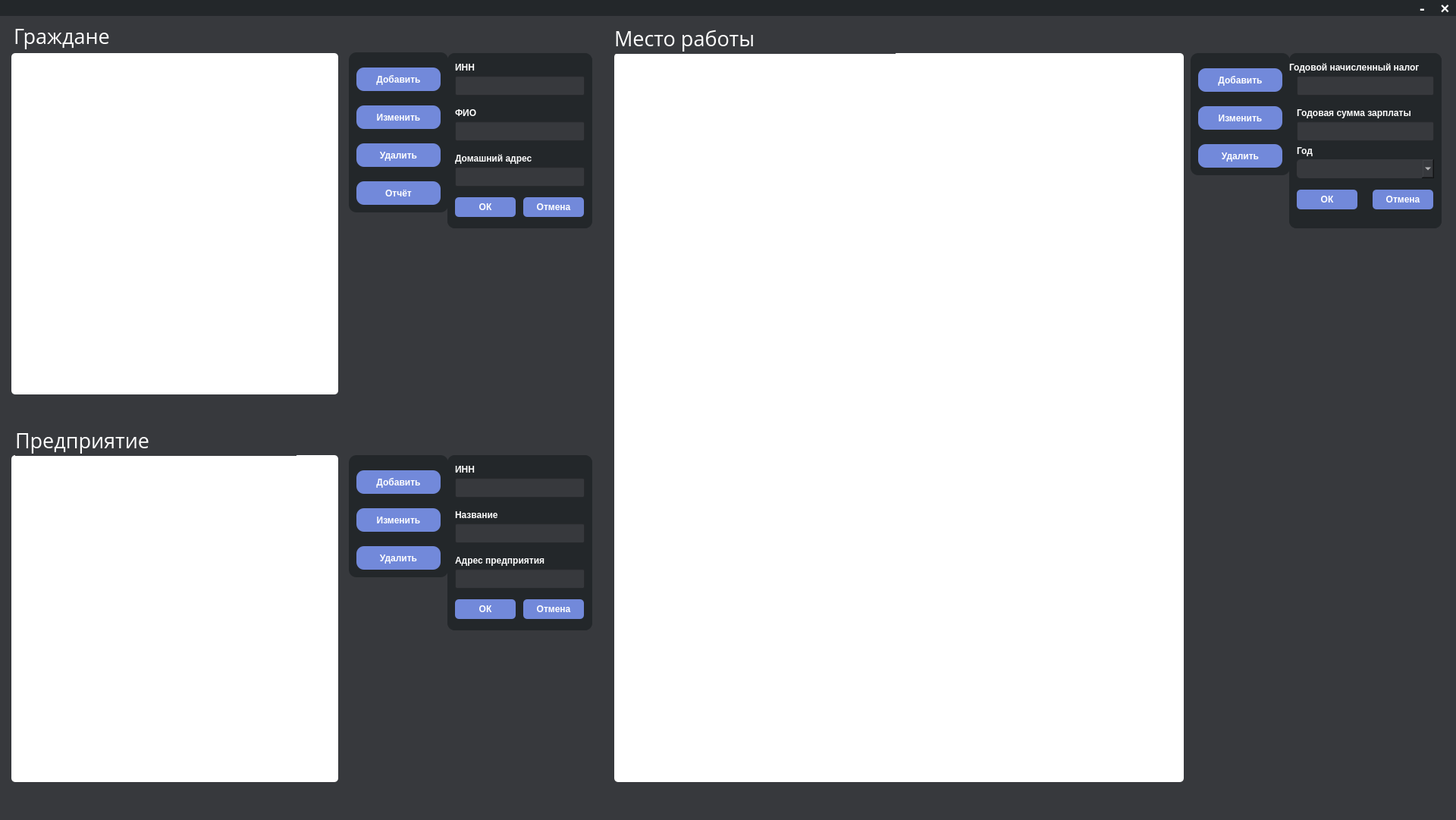
<?xml version="1.0" encoding="UTF-8"?>
<ui version="4.0">
 <class>MainWindow</class>
 <widget class="QMainWindow" name="MainWindow">
  <property name="geometry">
   <rect>
    <x>0</x>
    <y>0</y>
    <width>1920</width>
    <height>1081</height>
   </rect>
  </property>
  <property name="font">
   <font>
    <family>Open Sans</family>
    <weight>50</weight>
    <bold>false</bold>
   </font>
  </property>
  <property name="windowTitle">
   <string>MainWindow</string>
  </property>
  <property name="styleSheet">
   <string notr="true">color: rgb(255, 255, 255);
background-color: 	#37393D;
</string>
  </property>
  <widget class="QWidget" name="centralwidget">
   <widget class="QTableView" name="tableView">
    <property name="geometry">
     <rect>
      <x>15</x>
      <y>70</y>
      <width>431</width>
      <height>450</height>
     </rect>
    </property>
    <property name="styleSheet">
     <string notr="true">QTableView{
	background-color: 	#FFFFFF;
	border: 2px outset 	#23272A;
	border-radius: 5px;
	color: rgb(0, 0, 0);
	selection-background-color: rgb(114, 137, 218);
}
</string>
    </property>
   </widget>
   <widget class="QTableView" name="tableView_2">
    <property name="geometry">
     <rect>
      <x>15</x>
      <y>600</y>
      <width>431</width>
      <height>431</height>
     </rect>
    </property>
    <property name="styleSheet">
     <string notr="true">QTableView{
	background-color: 	#FFFFFF;
	border: 2px outset 	#23272A;
	border-radius: 5px;
	color: rgb(0, 0, 0);
	selection-background-color: rgb(114, 137, 218);
}
</string>
    </property>
   </widget>
   <widget class="QTableView" name="tableView_3">
    <property name="geometry">
     <rect>
      <x>810</x>
      <y>70</y>
      <width>751</width>
      <height>961</height>
     </rect>
    </property>
    <property name="styleSheet">
     <string notr="true">QTableView{
	background-color: 	#FFFFFF;
	border: 2px outset 	#23272A;
	border-radius: 5px;
	color: rgb(0, 0, 0);
	selection-background-color: rgb(114, 137, 218);
}
</string>
    </property>
   </widget>
   <widget class="QLabel" name="label">
    <property name="geometry">
     <rect>
      <x>0</x>
      <y>0</y>
      <width>1921</width>
      <height>21</height>
     </rect>
    </property>
    <property name="styleSheet">
     <string notr="true">background-color: 	#23272A;</string>
    </property>
    <property name="text">
     <string/>
    </property>
   </widget>
   <widget class="QPushButton" name="close_btn">
    <property name="geometry">
     <rect>
      <x>1890</x>
      <y>0</y>
      <width>31</width>
      <height>21</height>
     </rect>
    </property>
    <property name="font">
     <font>
      <pointsize>15</pointsize>
      <weight>75</weight>
      <bold>true</bold>
     </font>
    </property>
    <property name="styleSheet">
     <string notr="true">QPushButton{
	background-color: rgba(255, 255, 255, 0);
	border: none;
	color: white;
}
QPushButton::hover{
	background-color: rgb(119, 118, 123);
}</string>
    </property>
    <property name="text">
     <string>×</string>
    </property>
   </widget>
   <widget class="QPushButton" name="minimize_btn">
    <property name="geometry">
     <rect>
      <x>1860</x>
      <y>0</y>
      <width>31</width>
      <height>21</height>
     </rect>
    </property>
    <property name="font">
     <font>
      <pointsize>15</pointsize>
      <weight>75</weight>
      <bold>true</bold>
     </font>
    </property>
    <property name="styleSheet">
     <string notr="true">QPushButton{
	background-color: rgba(255, 255, 255, 0);
	border: none;
	color: white;
}
QPushButton::hover{
	background-color: rgb(119, 118, 123);
}</string>
    </property>
    <property name="text">
     <string>-</string>
    </property>
   </widget>
   <widget class="QLabel" name="label_2">
    <property name="geometry">
     <rect>
      <x>18</x>
      <y>27</y>
      <width>371</width>
      <height>41</height>
     </rect>
    </property>
    <property name="font">
     <font>
      <family>Open Sans</family>
      <pointsize>20</pointsize>
     </font>
    </property>
    <property name="styleSheet">
     <string notr="true">color: rgb(255, 255, 255);</string>
    </property>
    <property name="text">
     <string>Граждане</string>
    </property>
   </widget>
   <widget class="QLabel" name="label_3">
    <property name="geometry">
     <rect>
      <x>810</x>
      <y>30</y>
      <width>371</width>
      <height>41</height>
     </rect>
    </property>
    <property name="font">
     <font>
      <family>Open Sans</family>
      <pointsize>20</pointsize>
     </font>
    </property>
    <property name="styleSheet">
     <string notr="true">color: rgb(255, 255, 255);</string>
    </property>
    <property name="text">
     <string>Место работы</string>
    </property>
   </widget>
   <widget class="QLabel" name="label_4">
    <property name="geometry">
     <rect>
      <x>20</x>
      <y>560</y>
      <width>371</width>
      <height>41</height>
     </rect>
    </property>
    <property name="font">
     <font>
      <family>Open Sans</family>
      <pointsize>20</pointsize>
     </font>
    </property>
    <property name="styleSheet">
     <string notr="true">color: rgb(255, 255, 255);</string>
    </property>
    <property name="text">
     <string>Предприятие</string>
    </property>
   </widget>
   <widget class="QLabel" name="label_5">
    <property name="geometry">
     <rect>
      <x>150</x>
      <y>27</y>
      <width>41</width>
      <height>41</height>
     </rect>
    </property>
    <property name="styleSheet">
     <string notr="true">image: url(images/citizen); </string>
    </property>
    <property name="text">
     <string/>
    </property>
   </widget>
   <widget class="QLabel" name="label_6">
    <property name="geometry">
     <rect>
      <x>1000</x>
      <y>30</y>
      <width>41</width>
      <height>41</height>
     </rect>
    </property>
    <property name="styleSheet">
     <string notr="true">image: url(images/work); </string>
    </property>
    <property name="text">
     <string/>
    </property>
   </widget>
   <widget class="QLabel" name="label_7">
    <property name="geometry">
     <rect>
      <x>200</x>
      <y>560</y>
      <width>41</width>
      <height>41</height>
     </rect>
    </property>
    <property name="styleSheet">
     <string notr="true">image: url(images/company); </string>
    </property>
    <property name="text">
     <string/>
    </property>
   </widget>
   <widget class="QGroupBox" name="groupBox">
    <property name="geometry">
     <rect>
      <x>460</x>
      <y>69</y>
      <width>131</width>
      <height>211</height>
     </rect>
    </property>
    <property name="styleSheet">
     <string notr="true">QGroupBox{
	
	background-color:  	#23272A;
	border-radius: 10px;
}
QPushButton{
	background-color: 	#7289DA;
	border: none;
	color: white;
	border-radius: 10px;
}
QPushButton::hover{
	background-color: rgb(151, 168, 226);
}</string>
    </property>
    <property name="title">
     <string/>
    </property>
    <widget class="QPushButton" name="add">
     <property name="geometry">
      <rect>
       <x>10</x>
       <y>20</y>
       <width>111</width>
       <height>31</height>
      </rect>
     </property>
     <property name="font">
      <font>
       <weight>75</weight>
       <bold>true</bold>
      </font>
     </property>
     <property name="cursor">
      <cursorShape>PointingHandCursor</cursorShape>
     </property>
     <property name="styleSheet">
      <string notr="true"/>
     </property>
     <property name="text">
      <string>Добавить</string>
     </property>
    </widget>
    <widget class="QPushButton" name="change">
     <property name="geometry">
      <rect>
       <x>10</x>
       <y>70</y>
       <width>111</width>
       <height>31</height>
      </rect>
     </property>
     <property name="font">
      <font>
       <weight>75</weight>
       <bold>true</bold>
      </font>
     </property>
     <property name="cursor">
      <cursorShape>PointingHandCursor</cursorShape>
     </property>
     <property name="text">
      <string>Изменить</string>
     </property>
    </widget>
    <widget class="QPushButton" name="delete_btn">
     <property name="geometry">
      <rect>
       <x>10</x>
       <y>120</y>
       <width>111</width>
       <height>31</height>
      </rect>
     </property>
     <property name="font">
      <font>
       <weight>75</weight>
       <bold>true</bold>
      </font>
     </property>
     <property name="cursor">
      <cursorShape>PointingHandCursor</cursorShape>
     </property>
     <property name="text">
      <string>Удалить</string>
     </property>
    </widget>
    <widget class="QPushButton" name="report">
     <property name="geometry">
      <rect>
       <x>10</x>
       <y>170</y>
       <width>111</width>
       <height>31</height>
      </rect>
     </property>
     <property name="font">
      <font>
       <weight>75</weight>
       <bold>true</bold>
      </font>
     </property>
     <property name="cursor">
      <cursorShape>PointingHandCursor</cursorShape>
     </property>
     <property name="text">
      <string>Отчёт</string>
     </property>
    </widget>
   </widget>
   <widget class="QGroupBox" name="groupBox_2">
    <property name="geometry">
     <rect>
      <x>460</x>
      <y>600</y>
      <width>131</width>
      <height>161</height>
     </rect>
    </property>
    <property name="styleSheet">
     <string notr="true">QGroupBox{
	
	background-color:  	#23272A;
	border-radius: 10px;
}
QPushButton{
	background-color: 	#7289DA;
	border: none;
	color: white;
	border-radius: 10px;
}
QPushButton::hover{
	background-color: rgb(151, 168, 226);
}</string>
    </property>
    <property name="title">
     <string/>
    </property>
    <widget class="QPushButton" name="add_2">
     <property name="geometry">
      <rect>
       <x>10</x>
       <y>20</y>
       <width>111</width>
       <height>31</height>
      </rect>
     </property>
     <property name="font">
      <font>
       <weight>75</weight>
       <bold>true</bold>
      </font>
     </property>
     <property name="cursor">
      <cursorShape>PointingHandCursor</cursorShape>
     </property>
     <property name="text">
      <string>Добавить</string>
     </property>
    </widget>
    <widget class="QPushButton" name="change_2">
     <property name="geometry">
      <rect>
       <x>10</x>
       <y>70</y>
       <width>111</width>
       <height>31</height>
      </rect>
     </property>
     <property name="font">
      <font>
       <weight>75</weight>
       <bold>true</bold>
      </font>
     </property>
     <property name="cursor">
      <cursorShape>PointingHandCursor</cursorShape>
     </property>
     <property name="text">
      <string>Изменить</string>
     </property>
    </widget>
    <widget class="QPushButton" name="delete_btn_2">
     <property name="geometry">
      <rect>
       <x>10</x>
       <y>120</y>
       <width>111</width>
       <height>31</height>
      </rect>
     </property>
     <property name="font">
      <font>
       <weight>75</weight>
       <bold>true</bold>
      </font>
     </property>
     <property name="cursor">
      <cursorShape>PointingHandCursor</cursorShape>
     </property>
     <property name="text">
      <string>Удалить</string>
     </property>
    </widget>
   </widget>
   <widget class="QGroupBox" name="groupBox_3">
    <property name="geometry">
     <rect>
      <x>1570</x>
      <y>70</y>
      <width>131</width>
      <height>161</height>
     </rect>
    </property>
    <property name="styleSheet">
     <string notr="true">QGroupBox{
	
	background-color:  	#23272A;
	border-radius: 10px;
}
QPushButton{
	background-color: 	#7289DA;
	border: none;
	color: white;
	border-radius: 10px;
}
QPushButton::hover{
	background-color: rgb(151, 168, 226);
}</string>
    </property>
    <property name="title">
     <string/>
    </property>
    <widget class="QPushButton" name="add_3">
     <property name="geometry">
      <rect>
       <x>10</x>
       <y>20</y>
       <width>111</width>
       <height>31</height>
      </rect>
     </property>
     <property name="font">
      <font>
       <weight>75</weight>
       <bold>true</bold>
      </font>
     </property>
     <property name="cursor">
      <cursorShape>PointingHandCursor</cursorShape>
     </property>
     <property name="text">
      <string>Добавить</string>
     </property>
    </widget>
    <widget class="QPushButton" name="change_3">
     <property name="geometry">
      <rect>
       <x>10</x>
       <y>70</y>
       <width>111</width>
       <height>31</height>
      </rect>
     </property>
     <property name="font">
      <font>
       <weight>75</weight>
       <bold>true</bold>
      </font>
     </property>
     <property name="cursor">
      <cursorShape>PointingHandCursor</cursorShape>
     </property>
     <property name="text">
      <string>Изменить</string>
     </property>
    </widget>
    <widget class="QPushButton" name="delete_btn_3">
     <property name="geometry">
      <rect>
       <x>10</x>
       <y>120</y>
       <width>111</width>
       <height>31</height>
      </rect>
     </property>
     <property name="font">
      <font>
       <weight>75</weight>
       <bold>true</bold>
      </font>
     </property>
     <property name="cursor">
      <cursorShape>PointingHandCursor</cursorShape>
     </property>
     <property name="text">
      <string>Удалить</string>
     </property>
    </widget>
   </widget>
   <widget class="QGroupBox" name="groupBox_create">
    <property name="geometry">
     <rect>
      <x>590</x>
      <y>70</y>
      <width>191</width>
      <height>231</height>
     </rect>
    </property>
    <property name="font">
     <font>
      <weight>50</weight>
      <bold>false</bold>
     </font>
    </property>
    <property name="styleSheet">
     <string notr="true">QGroupBox{
	
	background-color:  	#23272A;
	border-radius: 10px;
}
QLabel{
	
	background-color: rgba(255, 255, 255, 0);
}
QPushButton{
	border-radius: 5px;
	background-color: #7289DA;
	border: none;
	color: white;
}
QPushButton::hover{

	background-color: rgb(151, 168, 226);
}</string>
    </property>
    <property name="title">
     <string/>
    </property>
    <widget class="QLineEdit" name="inn_line">
     <property name="geometry">
      <rect>
       <x>10</x>
       <y>30</y>
       <width>171</width>
       <height>26</height>
      </rect>
     </property>
     <property name="styleSheet">
      <string notr="true">color: rgb(255, 255, 255);</string>
     </property>
    </widget>
    <widget class="QLineEdit" name="fio_line">
     <property name="geometry">
      <rect>
       <x>10</x>
       <y>90</y>
       <width>171</width>
       <height>26</height>
      </rect>
     </property>
     <property name="styleSheet">
      <string notr="true">color: rgb(255, 255, 255);</string>
     </property>
    </widget>
    <widget class="QLineEdit" name="address_line">
     <property name="geometry">
      <rect>
       <x>10</x>
       <y>150</y>
       <width>171</width>
       <height>26</height>
      </rect>
     </property>
     <property name="styleSheet">
      <string notr="true">color: rgb(255, 255, 255);</string>
     </property>
    </widget>
    <widget class="QPushButton" name="ok">
     <property name="geometry">
      <rect>
       <x>10</x>
       <y>190</y>
       <width>80</width>
       <height>26</height>
      </rect>
     </property>
     <property name="font">
      <font>
       <weight>75</weight>
       <bold>true</bold>
      </font>
     </property>
     <property name="cursor">
      <cursorShape>PointingHandCursor</cursorShape>
     </property>
     <property name="text">
      <string>ОК</string>
     </property>
    </widget>
    <widget class="QPushButton" name="cancel">
     <property name="geometry">
      <rect>
       <x>100</x>
       <y>190</y>
       <width>80</width>
       <height>26</height>
      </rect>
     </property>
     <property name="font">
      <font>
       <weight>75</weight>
       <bold>true</bold>
      </font>
     </property>
     <property name="cursor">
      <cursorShape>PointingHandCursor</cursorShape>
     </property>
     <property name="text">
      <string>Отмена</string>
     </property>
    </widget>
    <widget class="QLabel" name="label_8">
     <property name="geometry">
      <rect>
       <x>10</x>
       <y>10</y>
       <width>59</width>
       <height>18</height>
      </rect>
     </property>
     <property name="font">
      <font>
       <weight>75</weight>
       <bold>true</bold>
      </font>
     </property>
     <property name="styleSheet">
      <string notr="true">color: rgb(255, 255, 255);
background-color: rgba(255, 255, 255, 0);</string>
     </property>
     <property name="text">
      <string>ИНН</string>
     </property>
    </widget>
    <widget class="QLabel" name="label_9">
     <property name="geometry">
      <rect>
       <x>10</x>
       <y>70</y>
       <width>59</width>
       <height>18</height>
      </rect>
     </property>
     <property name="font">
      <font>
       <weight>75</weight>
       <bold>true</bold>
      </font>
     </property>
     <property name="styleSheet">
      <string notr="true">color: rgb(255, 255, 255);
background-color: rgba(255, 255, 255, 0);</string>
     </property>
     <property name="text">
      <string>ФИО</string>
     </property>
    </widget>
    <widget class="QLabel" name="label_10">
     <property name="geometry">
      <rect>
       <x>10</x>
       <y>130</y>
       <width>111</width>
       <height>18</height>
      </rect>
     </property>
     <property name="font">
      <font>
       <weight>75</weight>
       <bold>true</bold>
      </font>
     </property>
     <property name="styleSheet">
      <string notr="true">color: rgb(255, 255, 255);
background-color: rgba(255, 255, 255, 0);</string>
     </property>
     <property name="text">
      <string>Домашний адрес</string>
     </property>
    </widget>
   </widget>
   <widget class="QGroupBox" name="groupBox_change">
    <property name="geometry">
     <rect>
      <x>590</x>
      <y>70</y>
      <width>191</width>
      <height>231</height>
     </rect>
    </property>
    <property name="styleSheet">
     <string notr="true">QGroupBox{
	
	background-color:  	#23272A;
	border-radius: 10px;
}
QLabel{
	
	background-color: rgba(255, 255, 255, 0);
}
QPushButton{
	border-radius: 5px;
	background-color: #7289DA;
	border: none;
	color: white;
}
QPushButton::hover{

	background-color: rgb(151, 168, 226);
}</string>
    </property>
    <property name="title">
     <string/>
    </property>
    <widget class="QLineEdit" name="inn_line_change">
     <property name="geometry">
      <rect>
       <x>10</x>
       <y>30</y>
       <width>171</width>
       <height>26</height>
      </rect>
     </property>
     <property name="styleSheet">
      <string notr="true">color: rgb(255, 255, 255);</string>
     </property>
    </widget>
    <widget class="QLineEdit" name="fio_line_change">
     <property name="geometry">
      <rect>
       <x>10</x>
       <y>90</y>
       <width>171</width>
       <height>26</height>
      </rect>
     </property>
     <property name="styleSheet">
      <string notr="true">color: rgb(255, 255, 255);</string>
     </property>
    </widget>
    <widget class="QLineEdit" name="address_line_change">
     <property name="geometry">
      <rect>
       <x>10</x>
       <y>150</y>
       <width>171</width>
       <height>26</height>
      </rect>
     </property>
     <property name="styleSheet">
      <string notr="true">color: rgb(255, 255, 255);</string>
     </property>
    </widget>
    <widget class="QPushButton" name="ok_change">
     <property name="geometry">
      <rect>
       <x>10</x>
       <y>190</y>
       <width>80</width>
       <height>26</height>
      </rect>
     </property>
     <property name="font">
      <font>
       <weight>75</weight>
       <bold>true</bold>
      </font>
     </property>
     <property name="cursor">
      <cursorShape>PointingHandCursor</cursorShape>
     </property>
     <property name="styleSheet">
      <string notr="true"/>
     </property>
     <property name="text">
      <string>ОК</string>
     </property>
    </widget>
    <widget class="QPushButton" name="cancel_change">
     <property name="geometry">
      <rect>
       <x>100</x>
       <y>190</y>
       <width>80</width>
       <height>26</height>
      </rect>
     </property>
     <property name="font">
      <font>
       <weight>75</weight>
       <bold>true</bold>
      </font>
     </property>
     <property name="cursor">
      <cursorShape>PointingHandCursor</cursorShape>
     </property>
     <property name="text">
      <string>Отмена</string>
     </property>
    </widget>
    <widget class="QLabel" name="label_17">
     <property name="geometry">
      <rect>
       <x>10</x>
       <y>10</y>
       <width>59</width>
       <height>18</height>
      </rect>
     </property>
     <property name="font">
      <font>
       <weight>75</weight>
       <bold>true</bold>
      </font>
     </property>
     <property name="styleSheet">
      <string notr="true">color: rgb(255, 255, 255);</string>
     </property>
     <property name="text">
      <string>ИНН</string>
     </property>
    </widget>
    <widget class="QLabel" name="label_18">
     <property name="geometry">
      <rect>
       <x>10</x>
       <y>70</y>
       <width>59</width>
       <height>18</height>
      </rect>
     </property>
     <property name="font">
      <font>
       <weight>75</weight>
       <bold>true</bold>
      </font>
     </property>
     <property name="styleSheet">
      <string notr="true">color: rgb(255, 255, 255);</string>
     </property>
     <property name="text">
      <string>ФИО</string>
     </property>
    </widget>
    <widget class="QLabel" name="label_19">
     <property name="geometry">
      <rect>
       <x>10</x>
       <y>130</y>
       <width>131</width>
       <height>18</height>
      </rect>
     </property>
     <property name="font">
      <font>
       <weight>75</weight>
       <bold>true</bold>
      </font>
     </property>
     <property name="styleSheet">
      <string notr="true">color: rgb(255, 255, 255);</string>
     </property>
     <property name="text">
      <string>Домашний адрес</string>
     </property>
    </widget>
   </widget>
   <widget class="QGroupBox" name="groupBox_create_2">
    <property name="geometry">
     <rect>
      <x>590</x>
      <y>600</y>
      <width>191</width>
      <height>231</height>
     </rect>
    </property>
    <property name="styleSheet">
     <string notr="true">QGroupBox{
	
	background-color:  	#23272A;
	border-radius: 10px;
}
QLabel{
	
	background-color: rgba(255, 255, 255, 0);
}
QPushButton{
	border-radius: 5px;
	background-color: #7289DA;
	border: none;
	color: white;
}
QPushButton::hover{

	background-color: rgb(151, 168, 226);
}</string>
    </property>
    <property name="title">
     <string/>
    </property>
    <widget class="QLineEdit" name="inn_company_line">
     <property name="geometry">
      <rect>
       <x>10</x>
       <y>30</y>
       <width>171</width>
       <height>26</height>
      </rect>
     </property>
     <property name="styleSheet">
      <string notr="true">color: rgb(255, 255, 255);</string>
     </property>
    </widget>
    <widget class="QLineEdit" name="name_company">
     <property name="geometry">
      <rect>
       <x>10</x>
       <y>90</y>
       <width>171</width>
       <height>26</height>
      </rect>
     </property>
     <property name="styleSheet">
      <string notr="true">color: rgb(255, 255, 255);</string>
     </property>
    </widget>
    <widget class="QLineEdit" name="address_company">
     <property name="geometry">
      <rect>
       <x>10</x>
       <y>150</y>
       <width>171</width>
       <height>26</height>
      </rect>
     </property>
     <property name="styleSheet">
      <string notr="true">color: rgb(255, 255, 255);</string>
     </property>
    </widget>
    <widget class="QPushButton" name="ok_2">
     <property name="geometry">
      <rect>
       <x>10</x>
       <y>190</y>
       <width>80</width>
       <height>26</height>
      </rect>
     </property>
     <property name="font">
      <font>
       <weight>75</weight>
       <bold>true</bold>
      </font>
     </property>
     <property name="cursor">
      <cursorShape>PointingHandCursor</cursorShape>
     </property>
     <property name="styleSheet">
      <string notr="true">QPushButton{
	

	border: none;
	color: white;
}
QPushButton::hover{
	background-color: rgb(119, 118, 123);
}</string>
     </property>
     <property name="text">
      <string>ОК</string>
     </property>
    </widget>
    <widget class="QPushButton" name="cancel_2">
     <property name="geometry">
      <rect>
       <x>100</x>
       <y>190</y>
       <width>80</width>
       <height>26</height>
      </rect>
     </property>
     <property name="font">
      <font>
       <weight>75</weight>
       <bold>true</bold>
      </font>
     </property>
     <property name="cursor">
      <cursorShape>PointingHandCursor</cursorShape>
     </property>
     <property name="styleSheet">
      <string notr="true">QPushButton{
	

	border: none;
	color: white;
}
QPushButton::hover{
	background-color: rgb(119, 118, 123);
}</string>
     </property>
     <property name="text">
      <string>Отмена</string>
     </property>
    </widget>
    <widget class="QLabel" name="label_20">
     <property name="geometry">
      <rect>
       <x>10</x>
       <y>10</y>
       <width>59</width>
       <height>18</height>
      </rect>
     </property>
     <property name="font">
      <font>
       <weight>75</weight>
       <bold>true</bold>
      </font>
     </property>
     <property name="styleSheet">
      <string notr="true">color: rgb(255, 255, 255);</string>
     </property>
     <property name="text">
      <string>ИНН</string>
     </property>
    </widget>
    <widget class="QLabel" name="label_21">
     <property name="geometry">
      <rect>
       <x>10</x>
       <y>70</y>
       <width>71</width>
       <height>18</height>
      </rect>
     </property>
     <property name="font">
      <font>
       <weight>75</weight>
       <bold>true</bold>
      </font>
     </property>
     <property name="styleSheet">
      <string notr="true">color: rgb(255, 255, 255);</string>
     </property>
     <property name="text">
      <string>Название</string>
     </property>
    </widget>
    <widget class="QLabel" name="label_22">
     <property name="geometry">
      <rect>
       <x>10</x>
       <y>130</y>
       <width>131</width>
       <height>18</height>
      </rect>
     </property>
     <property name="font">
      <font>
       <weight>75</weight>
       <bold>true</bold>
      </font>
     </property>
     <property name="styleSheet">
      <string notr="true">color: rgb(255, 255, 255);</string>
     </property>
     <property name="text">
      <string>Адрес предприятия</string>
     </property>
    </widget>
   </widget>
   <widget class="QGroupBox" name="groupBox_change_2">
    <property name="geometry">
     <rect>
      <x>590</x>
      <y>600</y>
      <width>191</width>
      <height>231</height>
     </rect>
    </property>
    <property name="styleSheet">
     <string notr="true">QGroupBox{
	
	background-color:  	#23272A;
	border-radius: 10px;
}
QLabel{
	
	background-color: rgba(255, 255, 255, 0);
}
QPushButton{
	border-radius: 5px;
	background-color: #7289DA;
	border: none;
	color: white;
}
QPushButton::hover{

	background-color: rgb(151, 168, 226);
}</string>
    </property>
    <property name="title">
     <string/>
    </property>
    <widget class="QLineEdit" name="inn_company_line_change">
     <property name="geometry">
      <rect>
       <x>10</x>
       <y>30</y>
       <width>171</width>
       <height>26</height>
      </rect>
     </property>
     <property name="styleSheet">
      <string notr="true">color: rgb(255, 255, 255);</string>
     </property>
    </widget>
    <widget class="QLineEdit" name="name_company_change">
     <property name="geometry">
      <rect>
       <x>10</x>
       <y>90</y>
       <width>171</width>
       <height>26</height>
      </rect>
     </property>
     <property name="styleSheet">
      <string notr="true">color: rgb(255, 255, 255);</string>
     </property>
    </widget>
    <widget class="QLineEdit" name="address_company_change">
     <property name="geometry">
      <rect>
       <x>10</x>
       <y>150</y>
       <width>171</width>
       <height>26</height>
      </rect>
     </property>
     <property name="styleSheet">
      <string notr="true">color: rgb(255, 255, 255);</string>
     </property>
    </widget>
    <widget class="QPushButton" name="ok_change_2">
     <property name="geometry">
      <rect>
       <x>10</x>
       <y>190</y>
       <width>80</width>
       <height>26</height>
      </rect>
     </property>
     <property name="font">
      <font>
       <weight>75</weight>
       <bold>true</bold>
      </font>
     </property>
     <property name="cursor">
      <cursorShape>PointingHandCursor</cursorShape>
     </property>
     <property name="styleSheet">
      <string notr="true">QPushButton{
	

	border: none;
	color: white;
}
QPushButton::hover{
	background-color: rgb(119, 118, 123);
}</string>
     </property>
     <property name="text">
      <string>ОК</string>
     </property>
    </widget>
    <widget class="QPushButton" name="cancel_change_2">
     <property name="geometry">
      <rect>
       <x>100</x>
       <y>190</y>
       <width>80</width>
       <height>26</height>
      </rect>
     </property>
     <property name="font">
      <font>
       <weight>75</weight>
       <bold>true</bold>
      </font>
     </property>
     <property name="cursor">
      <cursorShape>PointingHandCursor</cursorShape>
     </property>
     <property name="styleSheet">
      <string notr="true">QPushButton{
	

	border: none;
	color: white;
}
QPushButton::hover{
	background-color: rgb(119, 118, 123);
}</string>
     </property>
     <property name="text">
      <string>Отмена</string>
     </property>
    </widget>
    <widget class="QLabel" name="label_23">
     <property name="geometry">
      <rect>
       <x>10</x>
       <y>10</y>
       <width>59</width>
       <height>18</height>
      </rect>
     </property>
     <property name="font">
      <font>
       <weight>75</weight>
       <bold>true</bold>
      </font>
     </property>
     <property name="styleSheet">
      <string notr="true">color: rgb(255, 255, 255);</string>
     </property>
     <property name="text">
      <string>ИНН</string>
     </property>
    </widget>
    <widget class="QLabel" name="label_24">
     <property name="geometry">
      <rect>
       <x>10</x>
       <y>70</y>
       <width>71</width>
       <height>18</height>
      </rect>
     </property>
     <property name="font">
      <font>
       <weight>75</weight>
       <bold>true</bold>
      </font>
     </property>
     <property name="styleSheet">
      <string notr="true">color: rgb(255, 255, 255);</string>
     </property>
     <property name="text">
      <string>Название</string>
     </property>
    </widget>
    <widget class="QLabel" name="label_25">
     <property name="geometry">
      <rect>
       <x>10</x>
       <y>130</y>
       <width>141</width>
       <height>18</height>
      </rect>
     </property>
     <property name="font">
      <font>
       <weight>75</weight>
       <bold>true</bold>
      </font>
     </property>
     <property name="styleSheet">
      <string notr="true">color: rgb(255, 255, 255);</string>
     </property>
     <property name="text">
      <string>Адрес предприятия</string>
     </property>
    </widget>
   </widget>
   <widget class="QGroupBox" name="groupBox_create_3">
    <property name="geometry">
     <rect>
      <x>1700</x>
      <y>70</y>
      <width>201</width>
      <height>231</height>
     </rect>
    </property>
    <property name="styleSheet">
     <string notr="true">QGroupBox{
	
	background-color:  	#23272A;
	border-radius: 10px;
}
QLabel{
	
	background-color: rgba(255, 255, 255, 0);
}
QPushButton{
	border-radius: 5px;
	background-color: #7289DA;
	border: none;
	color: white;
}
QPushButton::hover{

	background-color: rgb(151, 168, 226);
}</string>
    </property>
    <property name="title">
     <string/>
    </property>
    <widget class="QLineEdit" name="year_tax">
     <property name="geometry">
      <rect>
       <x>10</x>
       <y>30</y>
       <width>181</width>
       <height>25</height>
      </rect>
     </property>
     <property name="styleSheet">
      <string notr="true">color: rgb(255, 255, 255);</string>
     </property>
    </widget>
    <widget class="QLineEdit" name="year_quta">
     <property name="geometry">
      <rect>
       <x>10</x>
       <y>90</y>
       <width>181</width>
       <height>25</height>
      </rect>
     </property>
     <property name="styleSheet">
      <string notr="true">color: rgb(255, 255, 255);</string>
     </property>
    </widget>
    <widget class="QPushButton" name="ok_3">
     <property name="geometry">
      <rect>
       <x>10</x>
       <y>180</y>
       <width>80</width>
       <height>26</height>
      </rect>
     </property>
     <property name="font">
      <font>
       <weight>75</weight>
       <bold>true</bold>
      </font>
     </property>
     <property name="cursor">
      <cursorShape>PointingHandCursor</cursorShape>
     </property>
     <property name="text">
      <string>ОК</string>
     </property>
    </widget>
    <widget class="QPushButton" name="cancel_3">
     <property name="geometry">
      <rect>
       <x>110</x>
       <y>180</y>
       <width>80</width>
       <height>26</height>
      </rect>
     </property>
     <property name="font">
      <font>
       <weight>75</weight>
       <bold>true</bold>
      </font>
     </property>
     <property name="cursor">
      <cursorShape>PointingHandCursor</cursorShape>
     </property>
     <property name="text">
      <string>Отмена</string>
     </property>
    </widget>
    <widget class="QLabel" name="label_26">
     <property name="geometry">
      <rect>
       <x>0</x>
       <y>10</y>
       <width>201</width>
       <height>18</height>
      </rect>
     </property>
     <property name="font">
      <font>
       <weight>75</weight>
       <bold>true</bold>
      </font>
     </property>
     <property name="styleSheet">
      <string notr="true">color: rgb(255, 255, 255);</string>
     </property>
     <property name="text">
      <string>Годовой начисленный налог</string>
     </property>
    </widget>
    <widget class="QLabel" name="label_27">
     <property name="geometry">
      <rect>
       <x>10</x>
       <y>70</y>
       <width>171</width>
       <height>18</height>
      </rect>
     </property>
     <property name="font">
      <font>
       <weight>75</weight>
       <bold>true</bold>
      </font>
     </property>
     <property name="styleSheet">
      <string notr="true">color: rgb(255, 255, 255);</string>
     </property>
     <property name="text">
      <string>Годовая сумма зарплаты</string>
     </property>
    </widget>
    <widget class="QComboBox" name="combo_year">
     <property name="geometry">
      <rect>
       <x>10</x>
       <y>140</y>
       <width>181</width>
       <height>25</height>
      </rect>
     </property>
     <property name="styleSheet">
      <string notr="true">QComboBox{
	border-radius: 5px;
}
QComboBox::off{
	
	background-color: rgb(114, 137, 218);
}
QComboBox::on{
	
	
	background-color: rgb(114, 137, 218);
}</string>
     </property>
    </widget>
    <widget class="QLabel" name="label_30">
     <property name="geometry">
      <rect>
       <x>10</x>
       <y>120</y>
       <width>171</width>
       <height>18</height>
      </rect>
     </property>
     <property name="font">
      <font>
       <weight>75</weight>
       <bold>true</bold>
      </font>
     </property>
     <property name="styleSheet">
      <string notr="true">color: rgb(255, 255, 255);</string>
     </property>
     <property name="text">
      <string>Год</string>
     </property>
    </widget>
   </widget>
   <widget class="QGroupBox" name="groupBox_change_3">
    <property name="geometry">
     <rect>
      <x>1700</x>
      <y>70</y>
      <width>201</width>
      <height>231</height>
     </rect>
    </property>
    <property name="styleSheet">
     <string notr="true">QGroupBox{
	
	background-color:  	#23272A;
	border-radius: 10px;
}
QLabel{
	
	background-color: rgba(255, 255, 255, 0);
}
QPushButton{
	border-radius: 5px;
	background-color: #7289DA;
	border: none;
	color: white;
}
QPushButton::hover{

	background-color: rgb(151, 168, 226);
}</string>
    </property>
    <property name="title">
     <string/>
    </property>
    <widget class="QLineEdit" name="year_tax_change">
     <property name="geometry">
      <rect>
       <x>10</x>
       <y>30</y>
       <width>181</width>
       <height>26</height>
      </rect>
     </property>
     <property name="styleSheet">
      <string notr="true">color: rgb(255, 255, 255);</string>
     </property>
    </widget>
    <widget class="QLineEdit" name="year_quta_change">
     <property name="geometry">
      <rect>
       <x>10</x>
       <y>90</y>
       <width>181</width>
       <height>26</height>
      </rect>
     </property>
     <property name="styleSheet">
      <string notr="true">color: rgb(255, 255, 255);</string>
     </property>
    </widget>
    <widget class="QPushButton" name="ok_change_3">
     <property name="geometry">
      <rect>
       <x>10</x>
       <y>180</y>
       <width>80</width>
       <height>26</height>
      </rect>
     </property>
     <property name="font">
      <font>
       <weight>75</weight>
       <bold>true</bold>
      </font>
     </property>
     <property name="cursor">
      <cursorShape>PointingHandCursor</cursorShape>
     </property>
     <property name="styleSheet">
      <string notr="true"/>
     </property>
     <property name="text">
      <string>ОК</string>
     </property>
    </widget>
    <widget class="QPushButton" name="cancel_change_3">
     <property name="geometry">
      <rect>
       <x>110</x>
       <y>180</y>
       <width>80</width>
       <height>26</height>
      </rect>
     </property>
     <property name="font">
      <font>
       <weight>75</weight>
       <bold>true</bold>
      </font>
     </property>
     <property name="cursor">
      <cursorShape>PointingHandCursor</cursorShape>
     </property>
     <property name="text">
      <string>Отмена</string>
     </property>
    </widget>
    <widget class="QLabel" name="label_28">
     <property name="geometry">
      <rect>
       <x>0</x>
       <y>10</y>
       <width>201</width>
       <height>18</height>
      </rect>
     </property>
     <property name="font">
      <font>
       <weight>75</weight>
       <bold>true</bold>
      </font>
     </property>
     <property name="styleSheet">
      <string notr="true">color: rgb(255, 255, 255);</string>
     </property>
     <property name="text">
      <string>Годовой начисленный налог</string>
     </property>
    </widget>
    <widget class="QLabel" name="label_29">
     <property name="geometry">
      <rect>
       <x>10</x>
       <y>70</y>
       <width>181</width>
       <height>18</height>
      </rect>
     </property>
     <property name="font">
      <font>
       <weight>75</weight>
       <bold>true</bold>
      </font>
     </property>
     <property name="styleSheet">
      <string notr="true">color: rgb(255, 255, 255);</string>
     </property>
     <property name="text">
      <string>Годовая сумма зарплаты</string>
     </property>
    </widget>
    <widget class="QComboBox" name="combo_year_change">
     <property name="geometry">
      <rect>
       <x>10</x>
       <y>140</y>
       <width>181</width>
       <height>25</height>
      </rect>
     </property>
     <property name="styleSheet">
      <string notr="true">QComboBox{
	border-radius: 5px;
}
QComboBox::off{
	
	background-color: rgb(114, 137, 218);
}
QComboBox::on{
	
	
	background-color: rgb(114, 137, 218);
}</string>
     </property>
    </widget>
    <widget class="QLabel" name="label_31">
     <property name="geometry">
      <rect>
       <x>10</x>
       <y>120</y>
       <width>171</width>
       <height>18</height>
      </rect>
     </property>
     <property name="font">
      <font>
       <weight>75</weight>
       <bold>true</bold>
      </font>
     </property>
     <property name="styleSheet">
      <string notr="true">color: rgb(255, 255, 255);</string>
     </property>
     <property name="text">
      <string>Год</string>
     </property>
    </widget>
   </widget>
   <widget class="QLabel" name="label_11">
    <property name="geometry">
     <rect>
      <x>1600</x>
      <y>600</y>
      <width>301</width>
      <height>301</height>
     </rect>
    </property>
    <property name="styleSheet">
     <string notr="true">image: url(images/wumpus);</string>
    </property>
    <property name="text">
     <string/>
    </property>
   </widget>
  </widget>
 </widget>
 <resources/>
 <connections/>
</ui>
